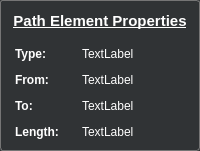
               <widget class="QFrame" name="pathElementProperties">
                <property name="styleSheet">
                 <string notr="true">QFrame { 
	background-color: #303335;
 	color: white;
	border: 1px solid #757575;
	border-radius: 3px;
	width: 100px;
	padding: 3px;
}

QLabel {
	border: 0px;
}

QDoubleSpinBox, QTextEdit {
    padding-right: 15px; /* make room for the arrows */
	background-color: #3b3e41;
    border: 1px solid #757575;
	border-radius: 0px;
	padding: 1px 3px;
	border-radius: 0px;
	color: white;
}

QDoubleSpinBox::up-button {
    subcontrol-origin: border;
    subcontrol-position: top right; /* position at the top right corner */
    width: 16px; /* 16 + 2*1px border-width = 15px padding + 3px parent border */
    border: 0px;
}

QDoubleSpinBox::up-arrow {
    image: url(Resources/arrow_up.png);
    width: 12px;
    height: 12px;
	padding-top: 3px;
	padding-right: 3px;
}

QDoubleSpinBox::up-arrow:hover {
	image: url(Resources/arrow_up_hover.png);
}

QDoubleSpinBox::down-button {
    subcontrol-origin: border;
    subcontrol-position: bottom right; /* position at bottom right corner */
    width: 16px;
    border: 0px;
    border-top-width: 0;
}

QDoubleSpinBox::down-arrow {
    image: url(Resources/arrow_down.png);
    width: 12px;
    height: 12px;
	padding-bottom: 3px;
	padding-right: 3px;
}

QDoubleSpinBox::down-arrow:hover {
	image: url(Resources/arrow_down_hover.png);
}</string>
                </property>
                <layout class="QVBoxLayout" name="verticalLayout_12">
                 <property name="leftMargin">
                  <number>5</number>
                 </property>
                 <property name="topMargin">
                  <number>5</number>
                 </property>
                 <property name="rightMargin">
                  <number>5</number>
                 </property>
                 <property name="bottomMargin">
                  <number>5</number>
                 </property>
                 <item>
                  <widget class="QLabel" name="PathElementPropertiesTitleLabel">
                   <property name="font">
                    <font>
                     <pointsize>11</pointsize>
                     <weight>75</weight>
                     <bold>true</bold>
                     <underline>true</underline>
                    </font>
                   </property>
                   <property name="text">
                    <string>Path Element Properties</string>
                   </property>
                   <property name="alignment">
                    <set>Qt::AlignCenter</set>
                   </property>
                  </widget>
                 </item>
                 <item>
                  <layout class="QFormLayout" name="formLayout">
                   <property name="topMargin">
                    <number>5</number>
                   </property>
                   <item row="0" column="0">
                    <widget class="QLabel" name="pathElementPropertiesTypeLabel">
                     <property name="font">
                      <font>
                       <weight>75</weight>
                       <bold>true</bold>
                      </font>
                     </property>
                     <property name="text">
                      <string>Type: </string>
                     </property>
                    </widget>
                   </item>
                   <item row="0" column="1">
                    <widget class="QLabel" name="pathElementType">
                     <property name="text">
                      <string>TextLabel</string>
                     </property>
                    </widget>
                   </item>
                   <item row="1" column="0">
                    <widget class="QLabel" name="pathElementPropertiesFromLabel">
                     <property name="font">
                      <font>
                       <weight>75</weight>
                       <bold>true</bold>
                      </font>
                     </property>
                     <property name="text">
                      <string>From: </string>
                     </property>
                    </widget>
                   </item>
                   <item row="2" column="0">
                    <widget class="QLabel" name="pathElementPropertiesToLabel">
                     <property name="font">
                      <font>
                       <weight>75</weight>
                       <bold>true</bold>
                      </font>
                     </property>
                     <property name="text">
                      <string>To: </string>
                     </property>
                    </widget>
                   </item>
                   <item row="3" column="0">
                    <widget class="QLabel" name="pathElementPropertiesLengthLabel">
                     <property name="font">
                      <font>
                       <weight>75</weight>
                       <bold>true</bold>
                      </font>
                     </property>
                     <property name="text">
                      <string>Length: </string>
                     </property>
                    </widget>
                   </item>
                   <item row="1" column="1">
                    <widget class="QLabel" name="pathElementFrom">
                     <property name="text">
                      <string>TextLabel</string>
                     </property>
                    </widget>
                   </item>
                   <item row="2" column="1">
                    <widget class="QLabel" name="pathElementTo">
                     <property name="text">
                      <string>TextLabel</string>
                     </property>
                    </widget>
                   </item>
                   <item row="3" column="1">
                    <widget class="QLabel" name="pathElementLength">
                     <property name="text">
                      <string>TextLabel</string>
                     </property>
                    </widget>
                   </item>
                  </layout>
                 </item>
                </layout>
               </widget>
